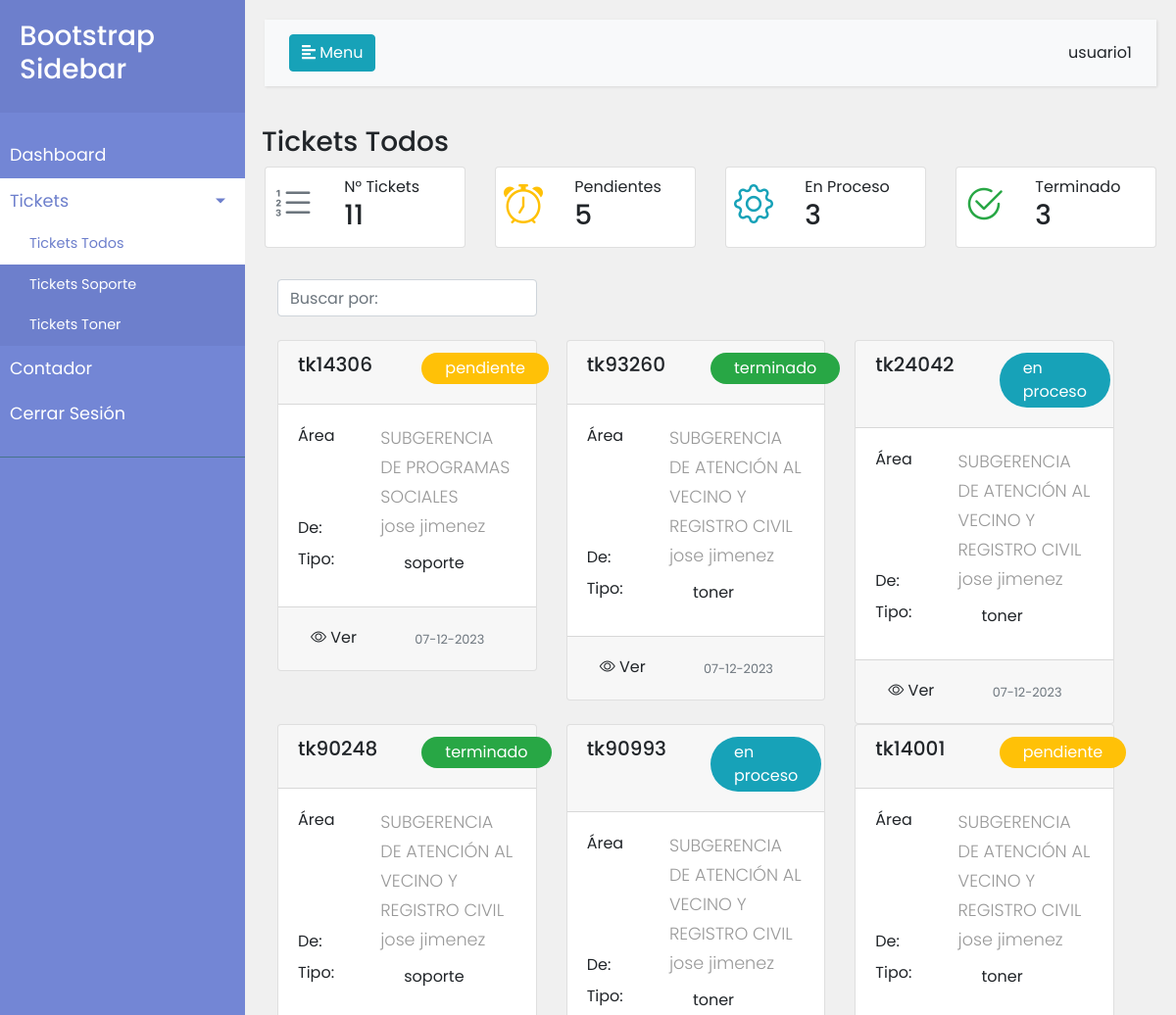
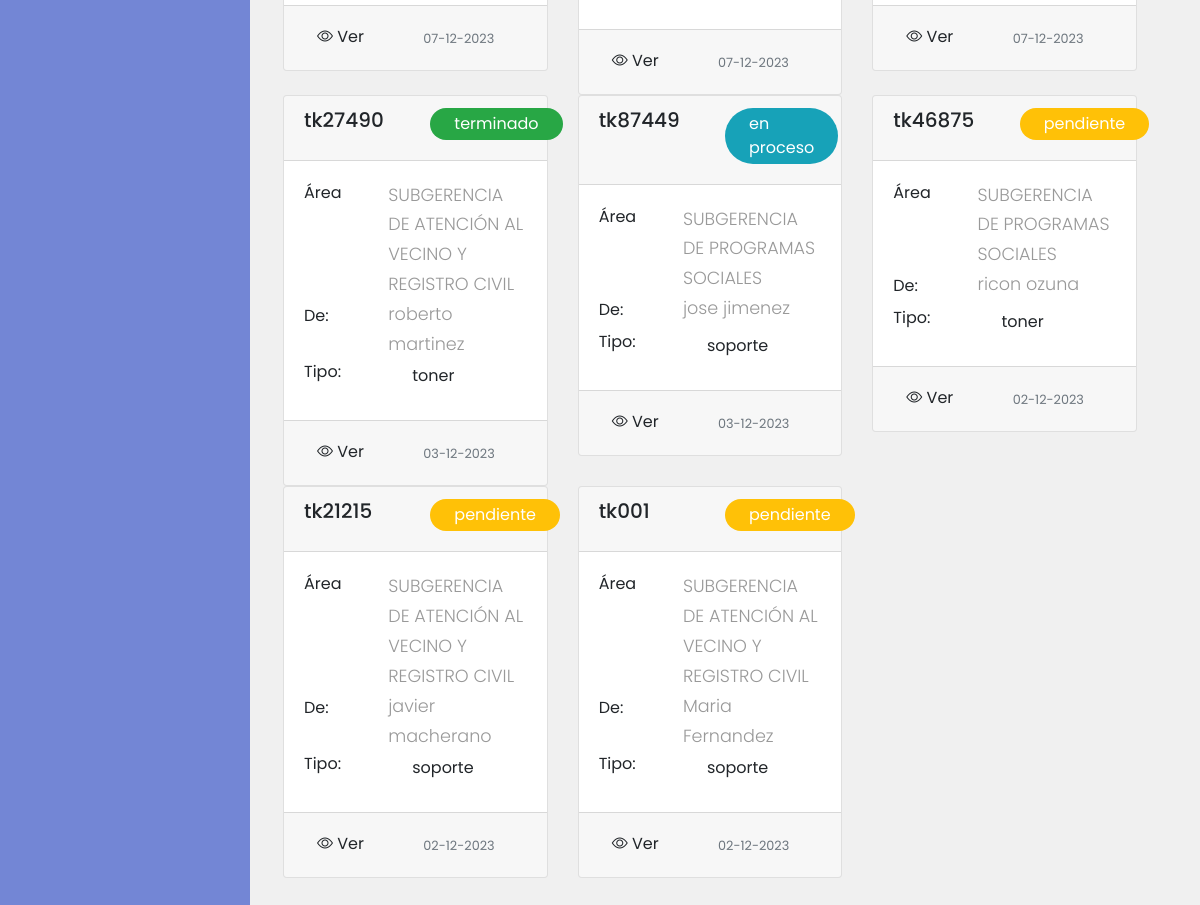
The page /pagina_soporte/ticket_todos.php (signed in) on the database its author committed (2 pictures, top to bottom).
### tables this page shows
CREATE TABLE `tickets` (
  `id_ticket` int(11) NOT NULL,
  `numero_ticket` varchar(250) NOT NULL,
  `id_usuario` int(50) NOT NULL,
  `nombre_solicitante` varchar(250) NOT NULL,
  `tipo_ticket` varchar(250) NOT NULL,
  `detalle_ticket` varchar(250) NOT NULL,
  `id_impresora` int(50) NOT NULL,
  `estado_ticket` varchar(250) NOT NULL,
  `fecha_ticket` datetime NOT NULL,
  `id_usuario_soporte` int(11) NOT NULL,
  `nombre_usuario_soporte` varchar(250) NOT NULL,
  `fecha_revision_soporte` datetime NOT NULL
);

CREATE TABLE `area` (
  `id_area` int(11) NOT NULL,
  `descripcion` varchar(250) NOT NULL,
  `fecha_registro` date NOT NULL
);

### pagina_soporte/ticket_todos.php (the view, shortened to what this page needs)
<?php
$nombre_usuario = $_SESSION['nombre_usu'];
include ('../conexion/conexion.php');
$sql = "SELECT COUNT(*) AS num_tickets FROM tickets";
$result = $conn->query($sql);
if ($result) {
    $row = $result->fetch_assoc();
    $numTickets = $row['num_tickets'];
} else {
    echo "Error al realizar la consulta: " . $conn->error;
}
$sqlPendientes = "SELECT COUNT(*) AS num_tickets_pendientes FROM tickets WHERE estado_ticket = 'pendiente'";
$resultPendientes = $conn->query($sqlPendientes);
$sqlEnProceso = "SELECT COUNT(*) AS num_tickets_en_proceso FROM tickets WHERE estado_ticket = 'en proceso'";
$resultEnProceso = $conn->query($sqlEnProceso);
$sqlTerminados = "SELECT COUNT(*) AS num_tickets_terminados FROM tickets WHERE estado_ticket = 'terminado'";
$resultTerminados = $conn->query($sqlTerminados);
if ($resultPendientes && $resultEnProceso && $resultTerminados) {
    $rowPendientes = $resultPendientes->fetch_assoc();
    $numTicketsPendientes = $rowPendientes['num_tickets_pendientes'];
    $rowEnProceso = $resultEnProceso->fetch_assoc();
    $numTicketsEnProceso = $rowEnProceso['num_tickets_en_proceso'];
    $rowTerminados = $resultTerminados->fetch_assoc();
    $numTicketsTerminados = $rowTerminados['num_tickets_terminados'];
} else {
    echo "Error al realizar las consultas: " . $conn->error;
}
?>
<!DOCTYPE html>
<html lang="en">
<head>
    <link href="https://cdn.jsdelivr.net/npm/bootstrap@5.3.0/dist/css/bootstrap.min.css" rel="stylesheet">
    <link rel="stylesheet" href="https://cdn.jsdelivr.net/npm/bootstrap-icons@1.10.5/font/bootstrap-icons.css">
    <link rel="stylesheet" href="https://stackpath.bootstrapcdn.com/bootstrap/4.1.0/css/bootstrap.min.css">
</head>
<body>
    <div class="wrapper">
        <nav id="sidebar">
            <div class="sidebar-header">
                <h3>Bootstrap Sidebar</h3>
            </div>
            <ul class="list-unstyled components">
                <li >
                    <a href="./inicio.php">Dashboard</a>
                </li>
                <li class="active">
                    <a href="#pageSubmenu" data-toggle="collapse" aria-expanded="false" class="dropdown-toggle">Tickets</a>
                    <ul class="collapse list-unstyled show" id="pageSubmenu">
                        <li class="active">
                            <a href="./ticket_todos.php">Tickets Todos</a>
                        </li>
                        <li>
                            <a href="./ticket_soporte.php">Tickets Soporte</a>
                        </li>
                        <li>
                            <a href="./ticket_toner.php">Tickets Toner</a>
                        </li>
                    </ul>
                </li>
                <li >
                <a href="./contador.php">Contador</a>
                </li>
                <li>
                    <a href="" id="sidebarCerrar" data-toggle="modal" data-target="#ModalCerrarsesion">Cerrar Sesión</a>
                </li>
            </ul>
        </nav>
        <div id="content">
            <nav class="navbar navbar-expand-lg navbar-light bg-light">
                <div class="container-fluid">
                    <button type="button" id="sidebarCollapse" class="btn btn-info">
                        <i class="fas fa-align-left"></i>
                        <span>Menu</span>
                    </button>
                    <div class="collapse navbar-collapse" id="navbarSupportedContent">
                        <ul class="nav navbar-nav ml-auto">
                            <li class="nav-item active">
                            <?php  echo $nombre_usuario ?>
                            </li>
                        </ul>
                    </div>
                </div>
            </nav>
            <div class="row ">
            <h3>Tickets Todos</h3>
                    <div class="col-6 col-sm-6 col-md-6 col-lg-3">
                        <div class="card p-2">
                            <a href="./ticket_todos.php">
                            <div class="row">
                                <div class="col-4 text-secondary">
                                    <i class="bi bi-list-ol" style="font-size: 2.5rem;"></i>
                                </div>
                                <div class="col-8">
                                    N° Tickets
                                    <h3><?php echo $numTickets; ?></h3>
                                </div>
                            </div>
                            </a>
                        </div>
                    </div>
                    <div class="col-6 col-sm-6 col-md-6 col-lg-3">
                        <div class="card p-2">
                            <a href="./ticket_todos.php?ver=p">
                            <div class="row">
                                <div class="col-4 text-warning">
                                 <i class="bi bi-alarm" style="font-size: 2.5rem;"></i>
                                </div>
                                <div class="col-8">
                                    Pendientes
                                    <h3><?php echo $numTicketsPendientes ;?></h3>
                                </div>
                            </div>
                            </a>
                        </div>
                    </div>
                    <div class="col-6 col-sm-6 col-md-6 col-lg-3">
                        <div class="card p-2">
                            <a href="./ticket_todos.php?ver=e">
                            <div class="row">
                                <div class="col-4 text-info">
                                    <i class="bi bi-gear" style="font-size: 2.5rem;"></i>
                                </div>
                                <div class="col-8">
                                    En Proceso
                                    <h3><?php echo $numTicketsEnProceso ;?></h3>
                                </div>
                            </div>
                            </a>
                        </div>
                    </div>
                    <div class="col-6 col-sm-6 col-md-6 col-lg-3">
                        <div class="card p-2">
                            <a href="./ticket_todos.php?ver=t">
                            <div class="row">
                                <div class="col-4 text-success">
                                    <i class="bi bi-check2-circle" style="font-size: 2.5rem;"></i>
                                </div>
                                <div class="col-8">
                                    Terminado
                                    <h3><?php echo $numTicketsTerminados ;?></h3>
                                </div>
                            </div>
                            </a>
                        </div>
                    </div>
            </div>
            <div class="seccion_soporte row pt-2 p-3">
                <div class="row pt-3 justify-content-between">
                    <div class="col-md-4 col-sm-12">
                        <form action="#" method="get">
                            <div class="">
                                <input class="form-control" id="system-search" name="q" placeholder="Buscar por: " required>
                                <span class="input-group-btn">
                                    <button type="submit" class="btn btn-default"><i class="glyphicon glyphicon-search"></i></button>
                                </span>
                            </div>
                        </form>
                    </div>
                </div>
    <?php
if (isset($_GET['ver'])) {
    $opcion = $_GET['ver'];
    switch ($opcion) {
        case 'p':
            $stm = $conn->prepare("SELECT id_ticket, numero_ticket,id_usuario, nombre_solicitante, tipo_ticket, detalle_ticket,id_impresora, estado_ticket, fecha_ticket FROM tickets
            WHERE estado_ticket='pendiente'  ORDER BY fecha_ticket DESC");
            $stm->execute();
            $resultado = $stm->get_result();
            break;
        case 'e':
            $stm = $conn->prepare("SELECT id_ticket, numero_ticket,id_usuario, nombre_solicitante, tipo_ticket, detalle_ticket,id_impresora, estado_ticket, fecha_ticket FROM tickets
            WHERE estado_ticket='en proceso'  ORDER BY fecha_ticket DESC");
            $stm->execute();
            $resultado = $stm->get_result();
            break;
        case 't':
            $stm = $conn->prepare("SELECT id_ticket, numero_ticket,id_usuario, nombre_solicitante, tipo_ticket, detalle_ticket,id_impresora, estado_ticket, fecha_ticket FROM tickets
            WHERE estado_ticket='terminado'  ORDER BY fecha_ticket DESC");
            $stm->execute();
            $resultado = $stm->get_result();
            break;
        default:
            echo 'Opción no válida';
            break;
    }
} else {
    $stm = $conn->prepare("SELECT id_ticket, numero_ticket,id_usuario, nombre_solicitante, tipo_ticket, detalle_ticket,id_impresora, estado_ticket, fecha_ticket FROM tickets  ORDER BY fecha_ticket DESC");
    $stm->execute();
    $resultado = $stm->get_result();
}
        ?>
        <div class="row">
            <?php while ($row = $resultado->fetch_assoc()) : ?>
                <?php
                $idUsuario = $row['id_usuario'];
                    $stm = $conn->prepare("SELECT id_area FROM usuarios WHERE id_usuario = ?");
                    $stm->bind_param("s", $idUsuario);
                    $stm->execute();
                    $result = $stm->get_result();
                    if ($result->num_rows > 0) {
                        $rowUsuario = $result->fetch_assoc();
                        $id_areaUsuario = $rowUsuario['id_area'];
                            $sqlAreaU = "SELECT id_area,descripcion FROM area WHERE id_area=$id_areaUsuario";
                            $resultAreaU = $conn->query($sqlAreaU);
                            if ($rowAreaU = $resultAreaU->fetch_assoc()) {
                            $areaUsuarioU = $rowAreaU['descripcion'] ;
                            }
                    } else {
                    }
                ?>
                <div class="col-lg-4 col-md-6 col-sm-12 ">
                    <div class="card ">
                        <div class="card-header">
                            <div class="row">
                                <div class="col-6">
                                    <h5 class="card-title"><?php echo $row['numero_ticket']; ?></h5>
                                </div>
                                <div class="col-6">
                                    <?php
                                    if($row['estado_ticket'] == 'pendiente'){
                                        echo '<label for="" class="bg-warning px-4 py-1 rounded-pill text-white">'. $row['estado_ticket'] . '</label>';
                                    }
                                    elseif($row['estado_ticket'] == 'en proceso'){
                                        echo '<label for="" class="bg-info px-4 py-1 rounded-pill text-white">'. $row['estado_ticket'] . '</label>';
                                    }
                                    elseif($row['estado_ticket'] == 'terminado'){
                                        echo '<label for="" class="bg-success px-4 py-1 rounded-pill text-white">'. $row['estado_ticket'] . '</label>';
                                    }
                                    ?>
                                </div>
                            </div>
                        </div>
                        <div class="card-body">
                            <div class="row">
                                <div class="col-4">
                                    <label for="">Área </label>
                                </div>
                                <div class="col-8">
                                    <p class="card-text"><?php echo $areaUsuarioU; ?></p>
                                </div>
                                <div class="col-4 pt-1">
                                    <label for="">De: </label>
                                </div>
                                <div class="col-8">
                                    <p class="card-text"><?php echo $row['nombre_solicitante']; ?></p>
                                </div>
                            </div>
                            <div class="row">
                                <div class="col-4">
                                    <label for="">Tipo: </label>
                                </div>
                                <div class="col-8">
                                    <?php
                                    if($row['tipo_ticket'] == 'soporte'){
                                        echo '<label for="" class=" px-4 py-1 rounded-pill ">'. $row['tipo_ticket'] . '</label>';
                                    }
                                    elseif($row['tipo_ticket'] == 'toner'){
                                        echo '<label for="" class=" px-4 py-1 rounded-pill ">'. $row['tipo_ticket'] . '</label>';
                                    }
                                    ?>
                                </div>
                            </div>
                        </div>
                        <div class="card-footer">
                            <div class="row">
                                <div class="col-6 ">
                                    <button type="button" class="btn " data-bs-toggle="modal" data-bs-target="#modalVer<?php echo $row['id_ticket']; ?>">
                                        <i class="bi bi-eye"></i> Ver
                                    </button>
                                </div>
                                <div class="col-6 p-2">
                                 <small class="text-muted"><?php echo date("d-m-Y", strtotime($row['fecha_ticket'])); ?></small>
                                </div>
                            </div>
                        </div>
                    </div>
                </div>
            <?php endwhile; ?>
        </div>
    </div>
</body>
</html>

### pagina_soporte/ticket_todos.php (style rules this page uses)
body { font-family: 'Poppins', sans-serif; background-color: #f0f0f0; }
p { font-family: 'Poppins', sans-serif; font-size: 1.1em; font-weight: 300; line-height: 1.7em; color: #999; }
a, a:hover, a:focus { color: inherit; text-decoration: none; transition: all 0.3s; }
.navbar { padding: 15px 10px; background: #fff; border: none; border-radius: 0; margin-bottom: 40px; box-shadow: 1px 1px 3px rgba(0, 0, 0, 0.1); }
.wrapper { display: flex; width: 100%; align-items: stretch; }
#sidebar { min-width: 250px; max-width: 250px; background: #7386D5; color: #fff; transition: all 0.3s; }
#sidebar .sidebar-header { padding: 20px; background: #6d7fcc; }
#sidebar ul.components { padding: 20px 0; border-bottom: 1px solid #47748b; }
#sidebar ul li a { padding: 10px; font-size: 1.1em; display: block; }
#sidebar ul li.active>a, a[aria-expanded="true"] { color: #6d7fcc; background: #ffff; }
a[data-toggle="collapse"] { position: relative; }
.dropdown-toggle::after { display: block; position: absolute; top: 50%; right: 20px; transform: translateY(-50%); }
ul ul a { font-size: 0.9em !important; padding-left: 30px !important; background: #6d7fcc; }
#content { width: 100%; padding: 20px; min-height: 100vh; transition: all 0.3s; }

### rows shown on the page
tickets: numero_ticket "tk14306", estado_ticket "pendiente", area.descripcion "SUBGERENCIA DE PROGRAMAS SOCIALES", nombre_solicitante "jose jimenez", tipo_ticket "soporte", fecha_ticket "07-12-2023"
tickets: numero_ticket "tk93260", estado_ticket "terminado", area.descripcion "SUBGERENCIA DE ATENCIÓN AL VECINO Y REGISTRO CIVIL", nombre_solicitante "jose jimenez", tipo_ticket "toner", fecha_ticket "07-12-2023"
tickets: numero_ticket "tk24042", estado_ticket "en proceso", area.descripcion "SUBGERENCIA DE ATENCIÓN AL VECINO Y REGISTRO CIVIL", nombre_solicitante "jose jimenez", tipo_ticket "toner", fecha_ticket "07-12-2023"
tickets: numero_ticket "tk90248", estado_ticket "terminado", area.descripcion "SUBGERENCIA DE ATENCIÓN AL VECINO Y REGISTRO CIVIL", nombre_solicitante "jose jimenez", tipo_ticket "soporte", fecha_ticket "07-12-2023"
tickets: numero_ticket "tk90993", estado_ticket "en proceso", area.descripcion "SUBGERENCIA DE ATENCIÓN AL VECINO Y REGISTRO CIVIL", nombre_solicitante "jose jimenez", tipo_ticket "toner", fecha_ticket "07-12-2023"
tickets: numero_ticket "tk14001", estado_ticket "pendiente", area.descripcion "SUBGERENCIA DE ATENCIÓN AL VECINO Y REGISTRO CIVIL", nombre_solicitante "jose jimenez", tipo_ticket "toner", fecha_ticket "07-12-2023"
tickets: numero_ticket "tk27490", estado_ticket "terminado", area.descripcion "SUBGERENCIA DE ATENCIÓN AL VECINO Y REGISTRO CIVIL", nombre_solicitante "roberto martinez", tipo_ticket "toner", fecha_ticket "03-12-2023"
tickets: numero_ticket "tk87449", estado_ticket "en proceso", area.descripcion "SUBGERENCIA DE PROGRAMAS SOCIALES", nombre_solicitante "jose jimenez", tipo_ticket "soporte", fecha_ticket "03-12-2023"
tickets: numero_ticket "tk46875", estado_ticket "pendiente", area.descripcion "SUBGERENCIA DE PROGRAMAS SOCIALES", nombre_solicitante "ricon ozuna", tipo_ticket "toner", fecha_ticket "02-12-2023"
tickets: numero_ticket "tk21215", estado_ticket "pendiente", area.descripcion "SUBGERENCIA DE ATENCIÓN AL VECINO Y REGISTRO CIVIL", nombre_solicitante "javier macherano", tipo_ticket "soporte", fecha_ticket "02-12-2023"
tickets: numero_ticket "tk001", estado_ticket "pendiente", area.descripcion "SUBGERENCIA DE ATENCIÓN AL VECINO Y REGISTRO CIVIL", nombre_solicitante "Maria Fernandez", tipo_ticket "soporte", fecha_ticket "02-12-2023"

### other values the page prints
$nombre_usuario "usuario1"
$numTickets "11"
$numTicketsPendientes "5"
$numTicketsEnProceso "3"
$numTicketsTerminados "3"
